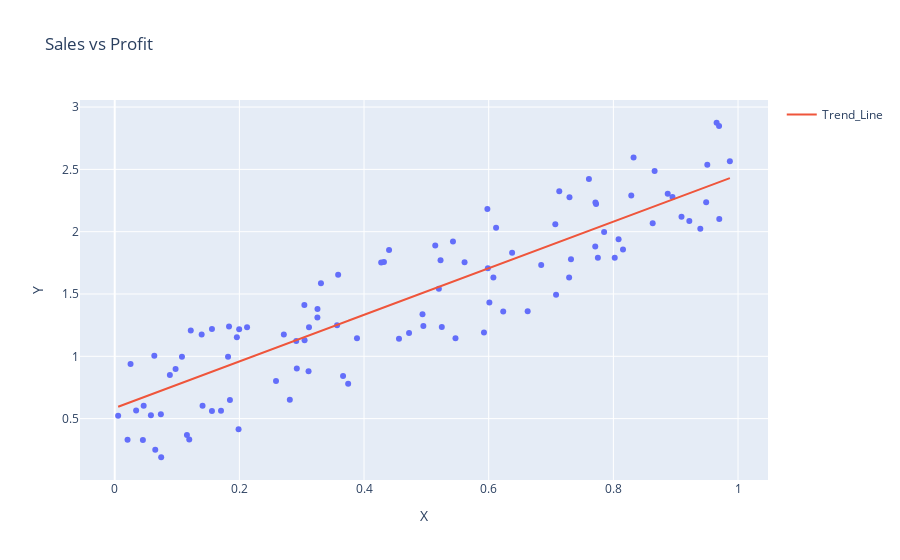

This figure's notebook cell:
### Code cell
fig = px.scatter(df,x = 'X', y ='Y', title = 'Sales vs Profit')
fig.add_scatter(x = x, y = np.polyval(trend_line, x), name = 'Trend_Line')

fig.show()
